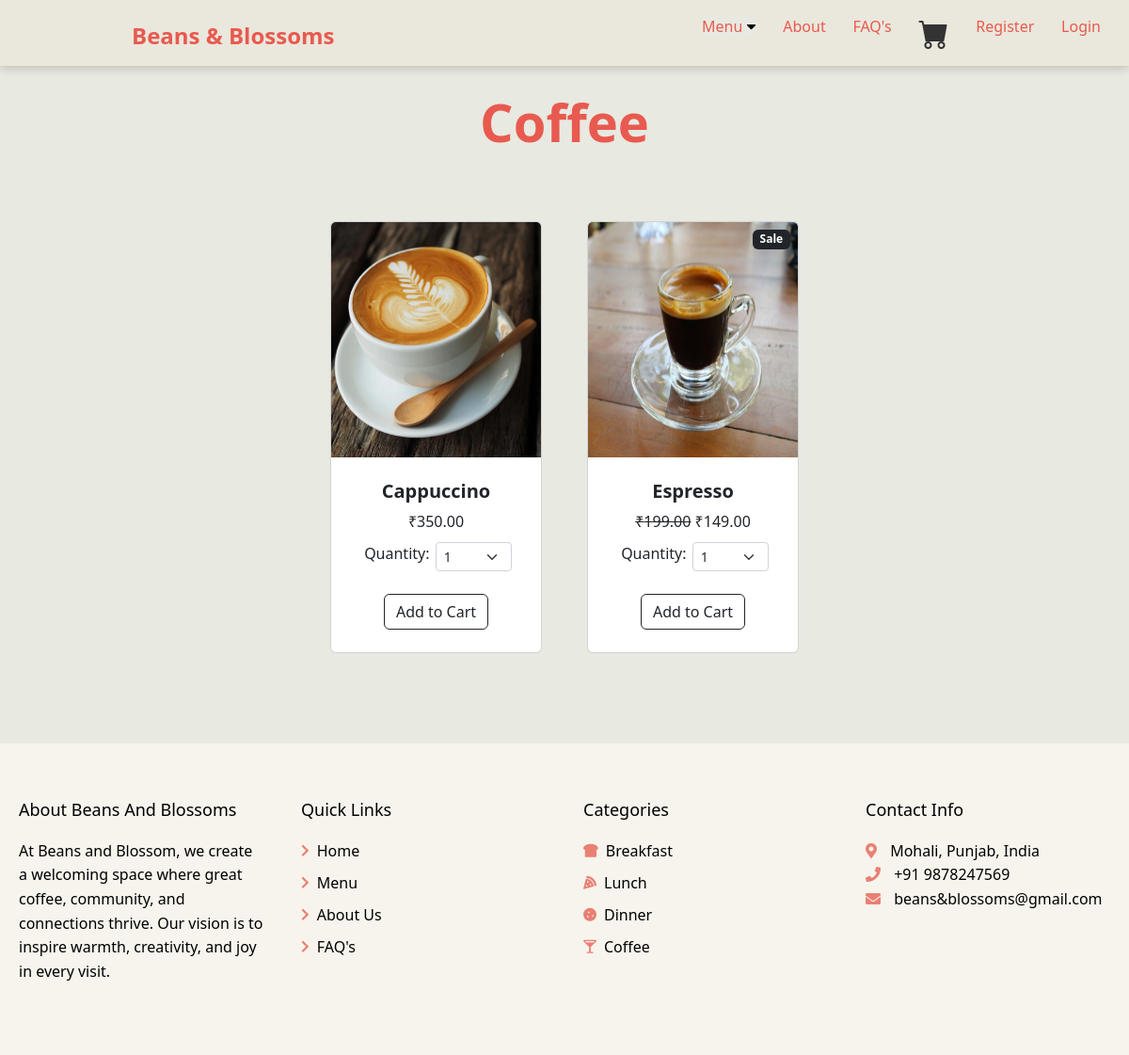
Page /category/Coffee on the earlier database version.
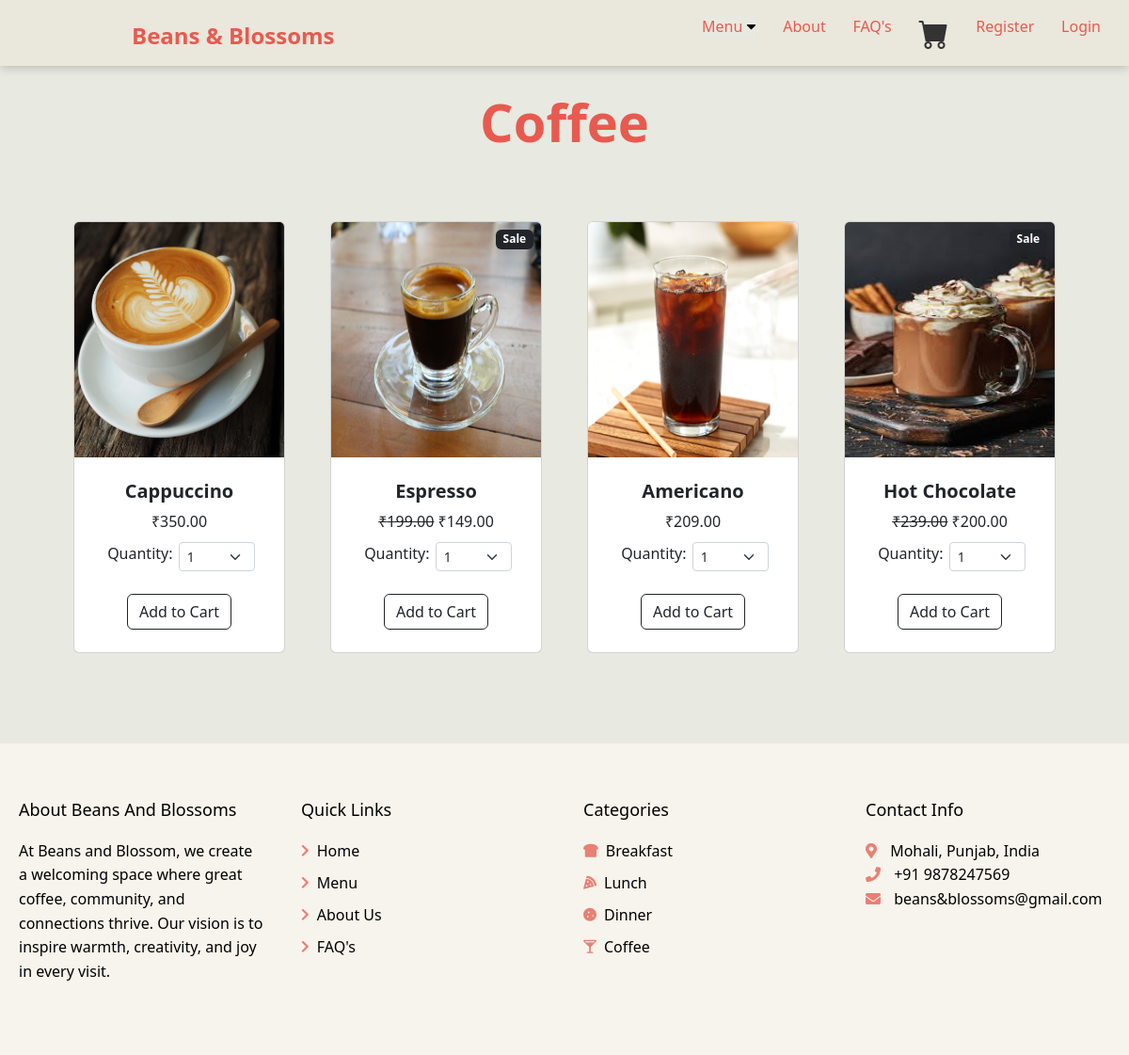
Same page on the later database version.
### main/models.py (models this page shows, shortened)
class Category(models.Model):
    name = models.CharField(max_length=50)
    def __str__(self):
        return self.name

class Product(models.Model):
    name =  models.CharField(max_length=100)
    price =  models.DecimalField(default=0,decimal_places=2,max_digits=6)
    category =  models.ForeignKey(Category, on_delete=models.CASCADE, default=1)
    image = models.ImageField(upload_to='uploads/product/')
    is_sale = models.BooleanField(default=False)
    sale_price = models.DecimalField(default=0, decimal_places=2, max_digits=6)

### main/views.py (the view)
# urls.py: path('category/<str:food>', views.category, name='category'),
def category(request, food):
    try:
        category = Category.objects.get(name=food)
        products = Product.objects.filter(category=category)
        return render(request, 'category.html',{'products':products, 'category':category} )
    except:
        messages.success(request, ("The category does.nt exist."))
        return redirect('menu')

### cart/context_processors.py (called while the page is built)
def cart(request):
    return {'cart': Cart(request)}

### main/templates/category.html (shortened to what this page needs)
{% extends 'base.html' %}
{% load static %}
{% block content %}
        <header class="py-5">
            <div class="container px-4 px-lg-5 my-5">
                <div class="text-center" style="color:  #E85A4F;;">
                    <h1 class="display-4 fw-bolder">{{ category }}</h1>
                </div>
            </div>
        </header>
        <section class="py-5" style="margin-top: -120px;">
            <div class="container px-4 px-lg-5 mt-5">
                <div class="row gx-4 gx-lg-5 row-cols-2 row-cols-md-3 row-cols-xl-4 justify-content-center">
                    {% for product in products %}
                        {% if product.is_sale == True %}
                    <div class="col mb-5">
                        <div class="card h-100">
                            <div class = "badge bg-dark text-white position-absolute" style="top:0.5rem;right: 0.5rem;">Sale</div>
                            <img class="card-img-top" src="{{ product.image.url }}" height="250px" alt="..." />
                            <div class="card-body p-4">
                                <div class="text-center">
                                    <h5 class="fw-bolder">{{product.name}}</h5>
                                    <strike>₹{{product.price}}</strike>&nbsp;₹{{product.sale_price}}<br>
                                    <center>
                                        <div style="display: flex; margin-right: -70px;margin-top: 10px;">
                                        <div class="col-md-4" style="margin-left: 5px; ">Quantity:</div>
                                    <div class="col-md-4">
                                <select class="form-select form-select-sm" id="qty-cart">
                                    <option value="1">1</option>
                                </select>
                                </div>
                                </div></div></center>
                            </div>
                            <div class="card-footer p-4 pt-0 border-top-0 bg-transparent">
                                <div class="text-center">
                                    <button class="btn btn-outline-dark mt-auto addcart" type="button" value="{{ product.id }}" >Add to Cart</button>
                                </div>
                            </div>
                        </div>
                    </div>
                    {% else %}
                    <div class="col mb-5">
                        <div class="card h-100">
                            <img class="card-img-top" src="{{ product.image.url }}" height="250px" alt="..." />
                            <div class="card-body p-4">
                                <div class="text-center">
                                    <h5 class="fw-bolder">{{product.name}}</h5>
                                    ₹{{product.price}}<br>
                                    <center>
                                        <div style="display: flex; margin-right: -70px;margin-top: 10px;">
                                        <div class="col-md-4" style="margin-left: 5px; ">Quantity:</div>
                                    <div class="col-md-4">
                                <select class="form-select form-select-sm" id="qty-cart">
                                    <option value="1">1</option>
                                </select>
                                </div>
                                </div></div></center>
                            </div>
                            <div class="card-footer p-4 pt-0 border-top-0 bg-transparent">
                                <div class="text-center">
                                    <button class="btn btn-outline-dark mt-auto addcart" type="button" value="{{ product.id }}" >Add to Cart</button>
                                </div>
                            </div>
                        </div>
                    </div>
                    {% endif %}
                {% endfor %}
    </div>
    </section>
{% endblock %}

### main/templates/base.html (shortened to what this page needs)
{% load static %}
<!DOCTYPE html>
<html lang="en">
<head>
    <link href="https://cdn.jsdelivr.net/npm/bootstrap-icons@1.5.0/font/bootstrap-icons.css" rel="stylesheet" />
    <link href="{% static 'css/styles.css' %}" rel="stylesheet" />
</head>
<body>
    {% include 'navbar.html' %}
    {% block content %}
    {% endblock %}
<footer>
    <div class="footer-container">
        <div class="footer-content">
            <div class="footer-section">
                <h3>About Beans And Blossoms</h3>
                <p>At Beans and Blossom, we create a welcoming space where great coffee, community, and connections thrive. Our vision is to inspire warmth, creativity, and joy in every visit.
                </p>
            </div>
            <div class="footer-section">
                <h3>Quick Links</h3>
                <ul>
                    <li><i class="fas fa-chevron-right"></i><a href="{% url 'home' %}">Home</a></li>
                    <li><i class="fas fa-chevron-right"></i><a href="{% url 'menu' %}">Menu</a></li>
                    <li><i class="fas fa-chevron-right"></i><a href="{% url 'about' %}">About Us</a></li>
                    <li><i class="fas fa-chevron-right"></i><a href="{% url 'faqs' %}">FAQ's</a></li>
                </ul>
            </div>
            <div class="footer-section">
                <h3>Categories</h3>
                <ul>
                    <li><i class="fas fa-bread-slice"></i><a href="{% url 'category' 'Breakfast' %}">Breakfast</a></li>
                    <li><i class="fas fa-pizza-slice"></i><a href="{% url 'category' 'Lunch' %}">Lunch</a></li>
                    <li><i class="fas fa-cookie"></i><a href="{% url 'category' 'Dinner' %}">Dinner</a></li>
                    <li><i class="fas fa-glass-martini-alt"></i><a href="{% url 'category' 'Coffee' %}">Coffee</a></li>
                </ul>
            </div>
            <div class="footer-section">
                <h3>Contact Info</h3>
                <p>
                    <i class="fas fa-map-marker-alt"></i> Mohali, Punjab, India<br>
                    <i class="fas fa-phone"></i> +91 9878247569<br>
                    <i class="fas fa-envelope"></i> beans&blossoms@gmail.com
                </p>
            </div>
        </div>
    </div>
</footer>
</body>
</html>

### main/templates/navbar.html (shortened to what this page needs)
<link rel="stylesheet" href="https://cdnjs.cloudflare.com/ajax/libs/font-awesome/5.15.4/css/all.min.css">
<nav class="navbar">
    <a href="{% url 'home' %}" style="text-decoration: none;margin-top: -8px;"><div class="logo">Beans & Blossoms</div></a>
    <ul style="margin-top: 8px;">
    <div class="dropdown">
        <button class="dropbtn"><a href="{% url 'menu' %}">Menu</a>
            <i class="fa fa-caret-down"></i>
        </button>
    </div>
        <li><a href="{% url 'about' %}">About</a></li>
        <li><a href="{% url 'faqs' %}">FAQ's</a></li>
        <li>
            <form class="d-flex" style="margin-top: -4px;">
                <li style="position: relative; list-style: none;">
                    <a href="{% url 'cart_summary' %}" style="text-decoration: none; color: inherit; position: relative; display: inline-block;">
                    <i class="bi bi-cart-fill" style="font-size: 2rem; color: #333;"></i>
                </a>
                </li>
            </form>
        </li>
        {% if user.is_authenticated %}
        <div class="dropdown" style="margin-right: 80px;">
            <button class="dropbtn"><a>Profile</a>
                <i class="fa fa-caret-down"></i>
            </button>
            <div class="dropdown-content" style="width:15px">
                <a class="nav-link" href="#" data-bs-toggle="modal" data-bs-target="#userInfoModal">User Info</a>
                <a href="{% url 'logout' %}" >Logout</a>
            </div>
            {% if user.is_superuser %}
                <div class="dropdown-content" style="width:20px">
                    <a href="{% url 'shipped_dash' %}">Shipped Orders</a>
                    <a href="{% url 'not_shipped_dash' %}" >Unshipped Orders</a>
                    <a class="nav-link" href="#" data-bs-toggle="modal" data-bs-target="#userInfoModal">User Info</a>
                    <a href="{% url 'logout' %}">Logout</a>
                </div>
            </div>
            {% endif %}
        {% else %}
            <li><a class="nav-link" href="#" data-bs-toggle="modal" data-bs-target="#registerModal">Register</a></li>
            <li><a class="nav-link" href="#" data-bs-toggle="modal" data-bs-target="#loginModal" style="margin-right: 30px;">Login</a></li>
        {% endif %}
    </ul>
</nav>

### main/templates/base.html (style rules this page uses)
* { margin: 0; padding: 0; box-sizing: border-box; }
body { background-color: #E8E9E1; }
footer { background-color: #f6f4ec; color: #000000; padding: 60px 0 20px; }
.footer-container { max-width: 1200px; margin: 0 auto; padding: 0 20px; }
.footer-content { display: grid; grid-template-columns: repeat(4, 1fr); gap: 40px; margin-bottom: 40px; }
.footer-section h3 { color: #000000; font-size: 18px; margin-bottom: 20px; }
.footer-section p { color: #000000; line-height: 1.6; }
.footer-section ul { list-style: none; padding: 0; }
.footer-section ul li { margin-bottom: 10px; display: flex; align-items: center; }
.footer-section ul li i { font-size: 14px; margin-right: 8px; }
.footer-section ul li a { color: #000000; text-decoration: none; transition: color 0.3s ease; }
.footer-section i { margin-right: 10px; color: #E98074; }

### main/templates/navbar.html (style rules this page uses)
.navbar { height: 70px; position: fixed; top: 0; width: 100%; display: flex; justify-content: space-between; align-items: center; transition: top 0.4s ease; z-index: 1000; box-shadow: 0 2px 10px rgba(0, 0, 0, 0.2); font-family: system-ui; background-color: #EAE7DC; }
.navbar .logo { font-size: 1.5rem; font-weight: bold; padding-left: 140px; color: #E85A4F; }
.navbar ul { list-style: none; display: flex; gap: 1.8rem; }
.navbar ul li { position: relative; }
.navbar ul li a { text-decoration: none; font-weight: 500; transition: color 0.3s; color: #E85A4F; }
.dropdown a { text-decoration: none; font-weight: 500; transition: color 0.3s; color: #E85A4F; }
.dropbtn { border: 0cap; background:#E8E9E1; }

Differences in the rows shown:
added Product: image (picture), name "Americano", price "209.00", {{ product.id }} 16 (drawn)
added Product: image (picture), name "Hot Chocolate", price "239.00", sale_price "200.00", {{ product.id }} 17 (drawn)
